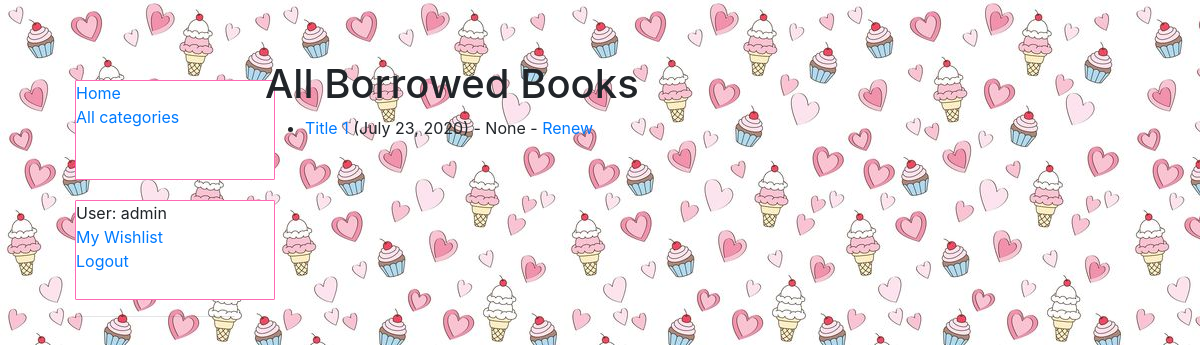
Page /catalog/borrowed/ (signed in) on the committed database.
### catalog/models.py (models this page shows, shortened)
class BookInstance(models.Model):
    id = models.UUIDField(primary_key=True, default=uuid.uuid4,
                          help_text="Unique ID for this particular book across whole library")
    book = models.ForeignKey('Book', on_delete=models.SET_NULL, null=True)
    imprint = models.CharField(max_length=200)
    due_back = models.DateField(null=True, blank=True)
    borrower = models.ForeignKey(User, on_delete=models.SET_NULL, null=True, blank=True)
    @property
    def is_overdue(self):
        if self.due_back and date.today() > self.due_back:
            return True
        return False
    LOAN_STATUS = (
        ('d', 'Maintenance'),
        ('o', 'On loan'),
        ('a', 'Available'),
        ('r', 'Reserved'),
    )
    status = models.CharField(
        max_length=1,
        choices=LOAN_STATUS,
        blank=True,
        default='d',
        help_text='Book availability')
    class Meta:
        ordering = ['due_back']
        permissions = (("can_mark_returned", "Set book as returned"),)

class Book(models.Model):
    title = models.CharField(max_length=200)
    author = models.ForeignKey('Author', on_delete=models.SET_NULL, null=True)
    summary = models.TextField(max_length=1000, help_text="Enter a brief description of the book")
    isbn = models.CharField('ISBN', max_length=13,
                            help_text='13 Character <a href="https://www.isbn-international.org/content/what-isbn'
                                      '">ISBN number</a>')
    genre = models.ManyToManyField(Genre, help_text="Select a genre for this book")
    language = models.ForeignKey('Language', on_delete=models.SET_NULL, null=True)
    def display_genre(self):
        """Creates a string for the Genre. This is required to display genre in Admin."""
        return ', '.join([genre.name for genre in self.genre.all()[:3]])
    display_genre.short_description = 'Genre'

### catalog/views.py (the view)
# urls.py: path(r'borrowed/', views.LoanedBooksAllListView.as_view(), name='all-borrowed'),
class LoanedBooksAllListView(PermissionRequiredMixin, generic.ListView):
    model = BookInstance
    permission_required = 'catalog.can_mark_returned'
    template_name = 'catalog/bookinstance_list_borrowed_all.html'
    paginate_by = 10
    def get_queryset(self):
        return BookInstance.objects.filter(status__exact='o').order_by('due_back')

### catalog/templates/catalog/bookinstance_list_borrowed_all.html
{% extends "base_generic.html" %}
{% block content %}
    <h1>All Borrowed Books</h1>
    {% if bookinstance_list %}
    <ul>
      {% for bookinst in bookinstance_list %}
      <li class="{% if bookinst.is_overdue %}text-danger{% endif %}">
        <a href="{% url 'book-detail' bookinst.book.pk %}">{{bookinst.book.title}}</a> ({{ bookinst.due_back }}) {% if user.is_staff %}- {{ bookinst.borrower }}{% endif %} {% if perms.catalog.can_mark_returned %}- <a href="{% url 'renew-book-librarian' bookinst.id %}">Renew</a>  {% endif %}
      </li>
      {% endfor %}
    </ul>
    {% else %}
      <p>There are no books borrowed.</p>
    {% endif %}
{% endblock %}

### catalog/templates/base_generic.html (shortened to what this page needs)
<!DOCTYPE html>
<html lang="en">
<head>
  <link rel="stylesheet" href="https://stackpath.bootstrapcdn.com/bootstrap/4.1.3/css/bootstrap.min.css">
  {% load static %}
  <link rel="stylesheet" href="{% static 'css/styles.css' %}">
</head>
<body>
<div class="container-fluid">
<div class="row">
  <div class="col-sm-2">
  {% block sidebar %}
  <ul class="sidebar-nav">
    <li><a href="{% url 'index' %}">Home</a></li>
       <li><a href="{% url 'categories' %}">All categories</a></li>
  </ul>
  <ul class="sidebar-nav">
   {% if user.is_authenticated %}
     <li>User: {{ user.get_username }}</li>
       <li><a href="{% url 'wishlists' %}">My Wishlist</a></li>
     <li><a href="{% url 'logout'%}?next={{request.path}}">Logout</a></li>
   {% else %}
     <li><a href="{% url 'login'%}?next={{request.path}}">Login</a></li>
   {% endif %}
  </ul>
   {% if user.is_staff %}
   <hr />
    {% endif %}
{% endblock %}
  </div>
  <div class="col-sm-10 ">
  {% block content %}{% endblock %}
  </div>
</div>
</div>
</body>
</html>

### catalog/static/css/styles.css (style rules this page uses)
.sidebar-nav { margin-top: 20px; padding: 0; list-style: none; background-color: white; width:200px; height: 100px; border: 1px solid hotpink; border-radius: 1px ; position: sticky; }
body { background-color: aqua; background-image: url("../images/candies.jpg"); margin-top: 5%; margin-left: 5%; }

### rows in the picture
BookInstance: book "Title 1", due_back "July 23, 2020", borrower "None"

### other values in the picture
{{ user.get_username }} "admin"
